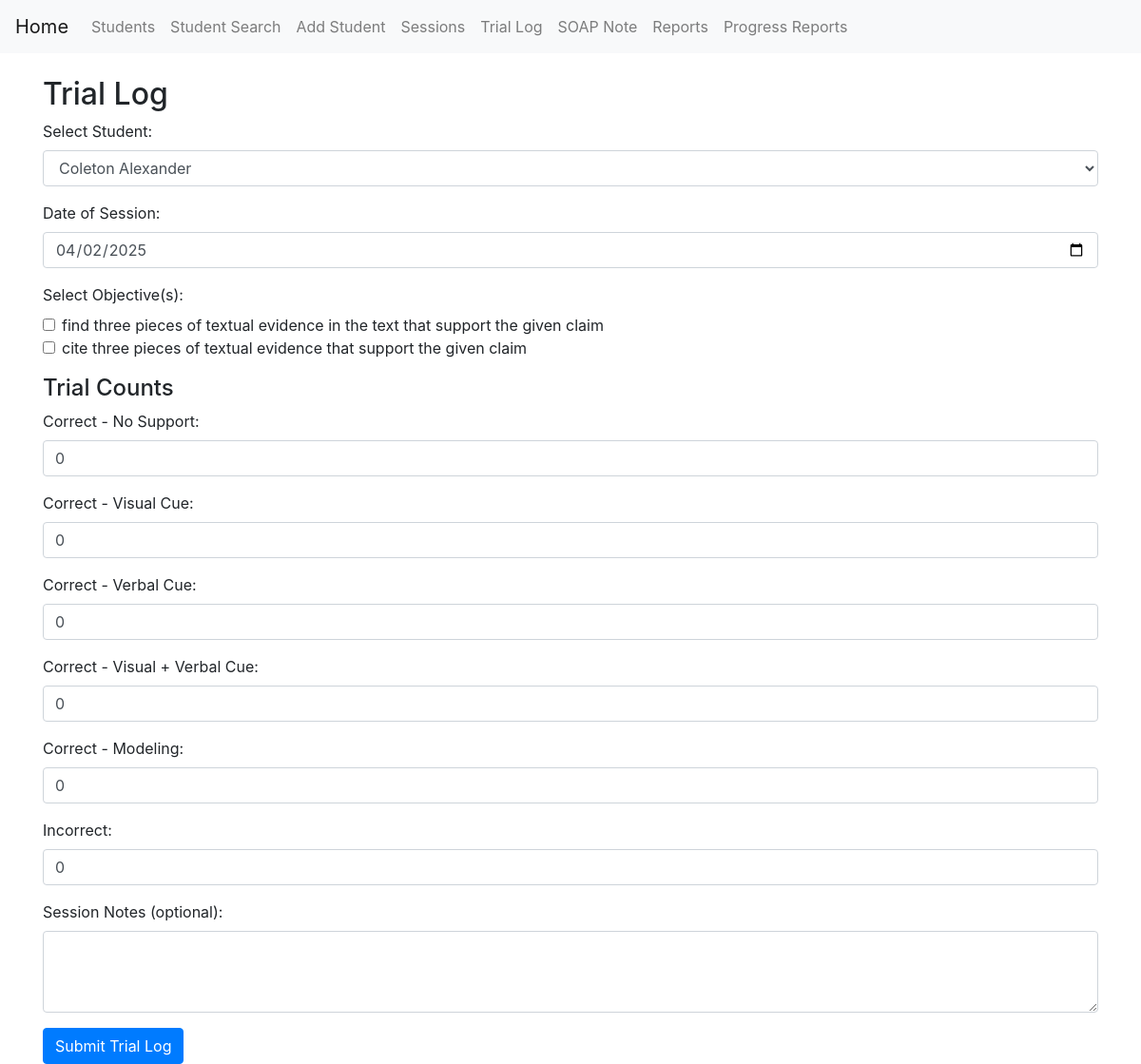
/trial_log?student_id=2, run on the app's committed database.
### models.py (models this page shows)
class Objective(db.Model):
    __tablename__ = 'objective'
    objective_id = db.Column(db.Integer, primary_key=True)
    goal_id = db.Column(db.Integer, db.ForeignKey('goal.goal_id'), nullable=False)
    objective_description = db.Column(db.String(255), nullable=False)
    with_accuracy = db.Column(db.String(255))
    notes = db.Column(db.Text)  # NEW
    active = db.Column(db.Boolean, default=True)  # NEW
    goal = db.relationship('Goal', back_populates='objectives')
    sessions = db.relationship('Session', secondary=session_objectives_association, back_populates='objectives')
    trial_logs = db.relationship('TrialLog', back_populates='objective', cascade='all, delete-orphan')  # NEW RELATIONSHIP

### routes.py (the view, shortened to what this page needs)
@routes_bp.route('/trial_log', methods=['GET', 'POST'])
def trial_log():
  students = Student.query.filter_by(active=True).order_by(Student.first_name).all()  # for the dropdown
  selected_student_id = request.args.get('student_id')  # when selecting a student via GET
  objectives = []
  if selected_student_id:
    try:
      selected_student_id_int = int(selected_student_id)  # Convert to int for query
      print("Selected student ID:", selected_student_id_int)  # TEMP DEBUGGING
      objectives = Objective.query.filter(
        Objective.goal.has(Goal.student_id == selected_student_id_int),
        Objective.active == True
      ).all()
      print(f"Objectives found: {len(objectives)}")  # TEMP DEBUGGING
    except ValueError:
      print("Invalid student ID received:", selected_student_id)
      objectives = []
  return render_template(
    'trial_log.html',
    students=students,
    objectives=objectives,
    today=datetime.utcnow().date(),
    selected_student_id=selected_student_id
  )

### templates/trial_log.html (shortened to what this page needs)
{% extends "base.html" %}
{% block content %}
<h2>Trial Log</h2>
<form method="GET">
  <div class="form-group">
    <label for="student_id">Select Student:</label>
    <select class="form-control" name="student_id" id="student_id" onchange="this.form.submit()" required>
      {% for student in students %}
        <option value="{{ student.student_id }}" {% if student.student_id|string == selected_student_id %}selected{% endif %}>
          {{ student.first_name }} {{ student.last_name }}
        </option>
      {% endfor %}
    </select>
  </div>
</form>
{% if selected_student_id %}
  {% if objectives %}
    <form method="POST">
      <div class="form-group">
        <label for="date_of_session">Date of Session:</label>
        <input type="date" class="form-control" name="date_of_session" value="{{ today }}" required>
      </div>
      <div class="form-group">
        <label for="objective_ids">Select Objective(s):</label>
        {% for obj in objectives %}
          <div class="form-check">
            <input class="form-check-input" type="checkbox" name="objective_ids" value="{{ obj.objective_id }}" id="objective{{ obj.objective_id }}">
            <label class="form-check-label" for="objective{{ obj.objective_id }}">
              {{ obj.objective_description }}
            </label>
          </div>
        {% endfor %}
      </div>
      <h4>Trial Counts</h4>
      <div class="form-group">
        <label>Correct - No Support:</label>
        <input type="number" name="correct_no_support" class="form-control" min="0" value="0">
      </div>
      <div class="form-group">
        <label>Correct - Visual Cue:</label>
        <input type="number" name="correct_visual_cue" class="form-control" min="0" value="0">
      </div>
      <div class="form-group">
        <label>Correct - Verbal Cue:</label>
        <input type="number" name="correct_verbal_cue" class="form-control" min="0" value="0">
      </div>
      <div class="form-group">
        <label>Correct - Visual + Verbal Cue:</label>
        <input type="number" name="correct_visual_verbal_cue" class="form-control" min="0" value="0">
      </div>
      <div class="form-group">
        <label>Correct - Modeling:</label>
        <input type="number" name="correct_modeling" class="form-control" min="0" value="0">
      </div>
      <div class="form-group">
        <label>Incorrect:</label>
        <input type="number" name="incorrect" class="form-control" min="0" value="0">
      </div>
      <div class="form-group">
        <label>Session Notes (optional):</label>
        <textarea name="notes" class="form-control" rows="3"></textarea>
      </div>
      <button type="submit" class="btn btn-primary">Submit Trial Log</button>
    </form>
  {% else %}
    <p>No active objectives found for this student. You may need to add some first.</p>
  {% endif %}
{% else %}
  <p>Please select a student to view and log objectives.</p>
{% endif %}
{% endblock %}

### data on the page
Objective: objective_description "find three pieces of textual evidence in the text that support the given claim"
Objective: objective_description "cite three pieces of textual evidence that support the given claim"

### other printed values
form field student_id "Coleton Alexander"
